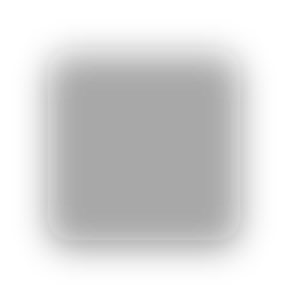
#> input picture @Resources/ArtBlankL.png, 144 x 144 px (shown 2 times larger)
$ python -i cover.py   (imports and definitions only)
#> lines starting #> are read from the running program, lines starting #| are printed output that depends on the picture
#> further down, picture is the input picture: PIL image 144x144 RGBA; mean R, G, B, A 39.6, 39.6, 39.6, 55.8
"""Album art for the Dynamic Island.

PowerShell 5.1 can read the track title from Windows' media session but not its
thumbnail stream, so this draws the art. Two ways to run it:

    pythonw cover.py watch <@Resources folder>
        resident (one copy, quits with Rainmeter, started by NowPlaying.ps1): Windows tells it when
        the music changes. A new track's art is drawn at once and noted in Cover.txt ("title|artist",
        slot); every change also wakes NowPlaying.ps1 through the named event DynamicIsland-media,
        so the poller doesn't have to ask Windows twice a second.
    python cover.py <@Resources folder> <slot> [--title T --artist A --duration MS] [--url IMAGE_URL]
        one track (phone music, or the fallback when the watcher isn't running)

For slot 0 or 1 (two slots, so Rainmeter loads the new image instead of its cached one):
    Art<slot>S.png   compact art, 24 px with radius 6 and a soft glow behind it (56x56)
    Art<slot>L.png   expanded art, 96 px with radius 12, drop shadow and hairline ring (144x144)
    Glow<slot>.png   background glow of the expanded view (340x120): the art blown up,
                     blurred and saturated, fading into the notch colour at the edges
    Color<slot>.txt  the notch's adaptive tint, Bloom-style: the art's hue at 50 % saturation, 15 % light
    Lyrics<slot>.txt synced lyrics from LRCLIB (free, no key) as "ms<TAB>line", empty when there are none
--url reads the art from an image URL (music playing on the phone) instead of Windows' media session.
Exit code 0: art written. 1: no art (yet), placeholder tiles written instead.
Sizes and filters follow Bloom's island (github.com/SehajveerSingh2005/bloom).
"""
import argparse
import asyncio
import colorsys
import io
import json
import math
import os
import re
import sys
import time
import urllib.parse
import urllib.request
from pathlib import Path

from PIL import Image, ImageChops, ImageDraw, ImageEnhance, ImageFilter

SS = 4                      # supersampling for smooth corners
GLOW_W, GLOW_H = 340, 120   # expanded island
NOTCH_A = 0.92              # notch background opacity while expanded


# [20 lines not run here, left out]


# [22 lines left out: functions cover_crop, rounded_mask, tile, not called in this run]


def blur(img, radius):
    """Gaussian blur that lets transparent edges bleed in, like CSS blur()."""
    return img.convert('RGBa').filter(ImageFilter.GaussianBlur(radius)).convert('RGBA')


def filters(img, saturate=1.0, contrast=1.0, brightness=1.0):
#> called with saturate = 1, contrast = 1, brightness = 1
    a = img.getchannel('A')
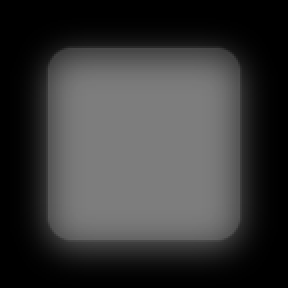
#> a: PIL image 144x144 L (shown 2 times larger); min 0, max 125, mean 55.8
    rgb = img.convert('RGB')
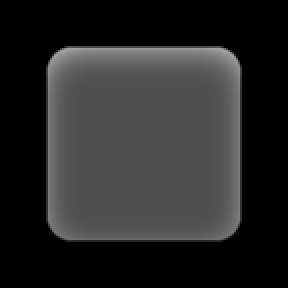
#> rgb: PIL image 144x144 RGB (shown 2 times larger); min 0, max 161, mean 39.6
    rgb = ImageEnhance.Color(rgb).enhance(saturate)
    rgb = ImageEnhance.Contrast(rgb).enhance(contrast)
    rgb = ImageEnhance.Brightness(rgb).enhance(brightness)
    out = rgb.convert('RGBA')
    out.putalpha(a)
    return out


# [127 lines left out: functions opacity, compact, blur_pad, expanded, ambient, tint and 3 more, not called in this run]


def write_lyrics(out, slot, title, artist, duration):
    lines = lyrics(title, artist, duration)
    (out / f'Lyrics{slot}.txt').write_text(''.join(f'{ms}\t{t}\n' for ms, t in lines), encoding='utf-8')


# [17 lines left out: functions rainmeter_running, watch, not called in this run]


# [79 lines not run here, left out]


# [24 lines left out: function main, not called in this run]


# [2 lines not run here, left out]

>>> from PIL import Image
>>> picture = Image.open('ArtBlankL.png')
>>> result = filters(picture)
